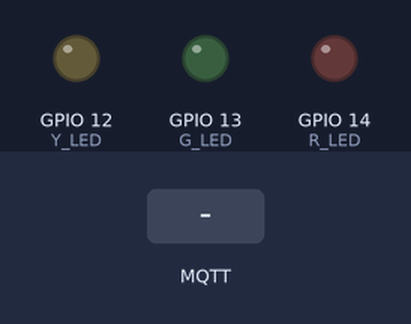
A sketch run on a simulated ESP32. On the bench: output pins drawn as LEDs (lit = HIGH). Inputs (shaded band) come from the test bench. WiFi joins after 1.5 s; servers stay silent unless stated; random numbers use the default seed unless the sketch sets one; no MQTT or app messages arrive unless stated; what the sketch prints to the serial monitor is not drawn.

Above: at 2.7 s.
2.8 s: MQTT message "red" arrives on the first subscribed topic
At 3.3 s:
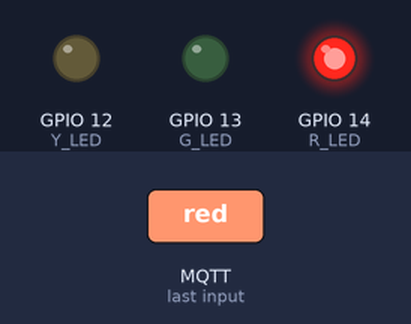
4.3 s: MQTT message "yellow" arrives on the first subscribed topic
At 5.5 s:
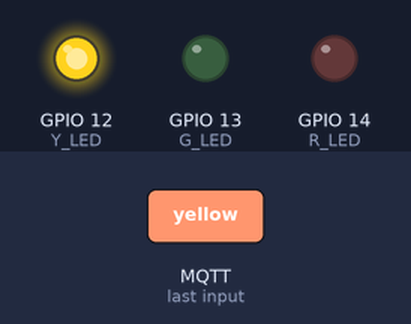
5.8 s: MQTT message "green" arrives on the first subscribed topic
At 6.8 s:
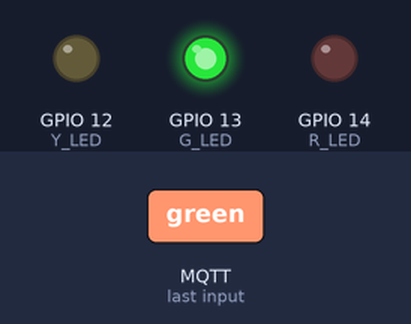
Timing chart, 0 to 8.8 s (numbered marks = the images above; inputs shaded):
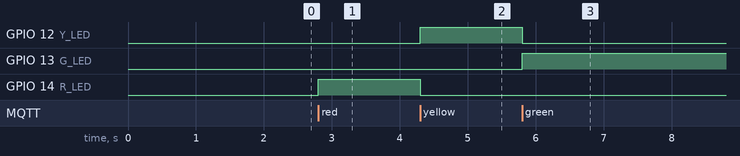

Measured:
- after the input at 2.8 s, GPIO 14 (R_LED): LOW → HIGH at once
- after the input at 4.3 s, GPIO 12 (Y_LED): LOW → HIGH at once; GPIO 14 (R_LED): HIGH → LOW at once
- after the input at 5.8 s, GPIO 12 (Y_LED): HIGH → LOW at once; GPIO 13 (G_LED): LOW → HIGH at once

The sketch:

TrafficLights.ino
```cpp
#include <WiFi.h>
#include <PubSubClient.h>

// WiFi credentials
const char* ssid = "MSI1247";
const char* password = "4cU4{627";

// MQTT server details
const char broker[] = "test.mosquitto.org";
int port = 1883;
const char topic[] = "/traffic/light";

// Pin definitions
int R_LED = 14; // GPIO pin for Red LED
int Y_LED = 12; // GPIO pin for Yellow LED
int G_LED = 13; // GPIO pin for Green LED

WiFiClient espClient;
PubSubClient client(espClient);

// Reconnect counter and limit
int reconnect_attempts = 0;
const int max_reconnect_attempts = 5;

void setup() {
  // Initialize Serial Monitor
  Serial.begin(115200);

  // Initialize LED pins
  pinMode(R_LED, OUTPUT);
  pinMode(Y_LED, OUTPUT);
  pinMode(G_LED, OUTPUT);

  // Set all LEDs off
  digitalWrite(R_LED, LOW);
  digitalWrite(Y_LED, LOW);
  digitalWrite(G_LED, LOW);

  // Connect to WiFi
  setup_wifi();

  // Set up MQTT client
  client.setServer(broker, port);
  client.setCallback(callback);
}

void setup_wifi() {
  Serial.println();
  Serial.print("Connecting to WiFi network: ");
  Serial.println(ssid);

  WiFi.begin(ssid, password);

  // Wait for connection
  while (WiFi.status() != WL_CONNECTED) {
    delay(500);
    Serial.print(".");
  }

  Serial.println();
  Serial.println("WiFi connected");
  Serial.print("IP address: ");
  Serial.println(WiFi.localIP());
}

void callback(char* topic, byte* payload, unsigned int length) {
  // Convert payload to string
  String message = "";
  for (int i = 0; i < length; i++) {
    message += (char)payload[i];
  }
  message.trim();
  Serial.print("Message arrived [");
  Serial.print(topic);
  Serial.print("]: ");
  Serial.println(message);

  // Control LEDs based on message
  if (message == "red") {
    digitalWrite(R_LED, HIGH);
    digitalWrite(Y_LED, LOW);
    digitalWrite(G_LED, LOW);
  } else if (message == "yellow") {
    digitalWrite(R_LED, LOW);
    digitalWrite(Y_LED, HIGH);
    digitalWrite(G_LED, LOW);
  } else if (message == "green") {
    digitalWrite(R_LED, LOW);
    digitalWrite(Y_LED, LOW);
    digitalWrite(G_LED, HIGH);
  } else {
    digitalWrite(R_LED, LOW);
    digitalWrite(Y_LED, LOW);
    digitalWrite(G_LED, LOW);
  }
}

void reconnect() {
  while (!client.connected()) {
    Serial.print("Attempting MQTT connection...");
    String clientID = "ESP32Client-" + String(random(0xffff), HEX);
    if (client.connect(clientID.c_str())) {
      Serial.println("connected");
      client.subscribe(topic);
      reconnect_attempts = 0; // Reset attempt counter
    } else {
      Serial.print("failed, rc=");
      Serial.print(client.state());
      Serial.println(" - try again in 5 seconds");

      reconnect_attempts++;
      if (reconnect_attempts >= max_reconnect_attempts) {
        Serial.println("Max reconnect attempts reached. Resetting device.");
        ESP.restart(); // Reset the device after exceeding attempts
      }

      delay(5000);
    }
  }
}

void loop() {
  if (!client.connected()) {
    reconnect();
  }
  client.loop();
}
```
